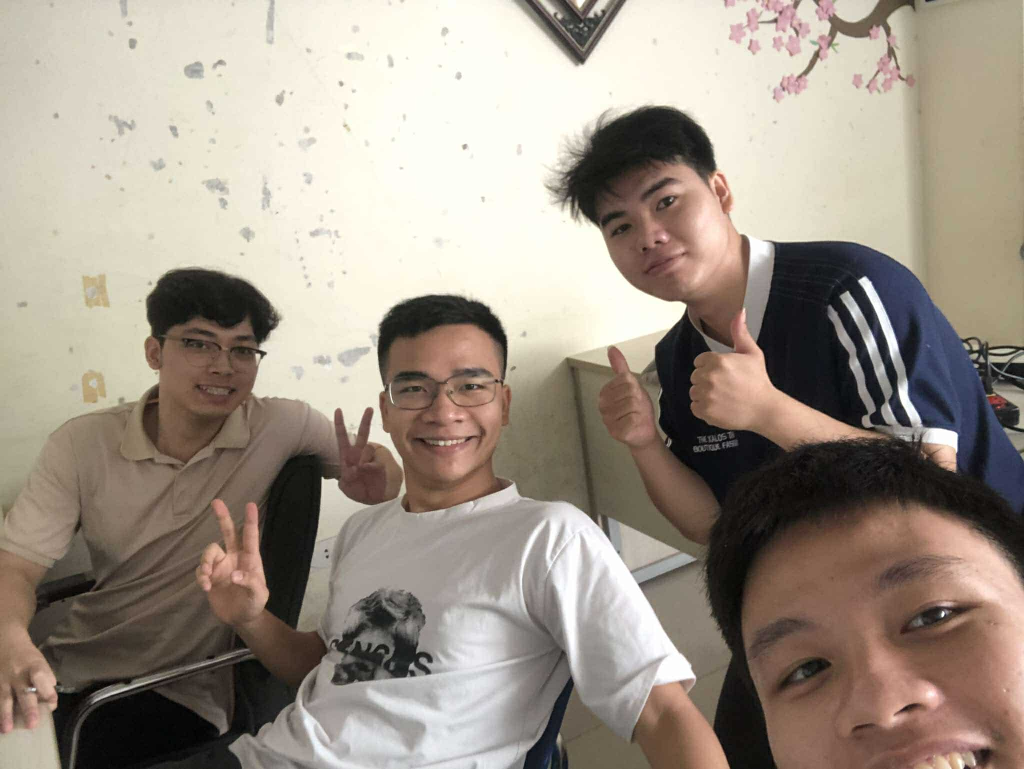
#> input picture Image_augmentation_opencv/data/original/image.jpg, 2048 x 1538 px, found by its file name (shown at 1/2 size)
$ python main.py
#> lines starting #> are read from the running program, lines starting #| are printed output that depends on the picture
### Image_augmentation_opencv/augmentation.py
import random
import cv2
import numpy as np
import random
import matplotlib.pyplot as plt


class Augmentations:
    def __init__(self):
        # Dictionary ánh xạ tên augmentation thành hàm tương ứng
        self.augmentations = {
            'image_Fliped': self.image_Fliped,
            'image_Shifted': self.image_Shifted,
            'image_Rotation': self.image_Rotation,
            'image_Blur': self.image_Blur,
            'image_Resize': self.image_Resize,
            'image_Crop': self.image_Crop
        }

    def apply_augmentation(self, aug, image):
        # Gọi hàm từ dictionary bằng tên chuỗi `aug`
        if aug in self.augmentations:
            return self.augmentations[aug](image)
        else:
            print(f"Augmentation '{aug}' không hợp lệ.")
            return image

    def image_Fliped(self,image:np.ndarray,note = random.randint(-1,1))->np.ndarray:
        '''
        Flip the image horizontally or vertically;

        note = -1 flip along the x, y axis;
        note = 0 flip along the x axis ;
        note = 1 flip along the y axis ;

        input: image (np.ndarray)
        output: image is fliped
        '''
        return cv2.flip(image, note)
    def image_Shifted(self, image):
        '''
        Shift the image by a random x and y amount;

        input: image (np.ndarray)
        output: shifted image'''
        #
        # image = cv2.resize(image,(640,480))
        rows, cols = image.shape[:2]
        tx = random.randint(int(-.25*cols), int(.25*cols))
        ty = random.randint(int(-.25*rows), int(.25*rows))
        M = np.float32([[1, 0, tx], [0, 1, ty]])
        shift_aug_img = cv2.warpAffine(image, M, (cols, rows))

        x, y = max(tx, 0), max(ty, 0)
        w, h = cols - abs(tx), rows - abs(ty)
        shift_aug_img = shift_aug_img[y:y+h, x:x+w]
        shift_aug_img = cv2.resize(shift_aug_img, (cols, rows))
        return shift_aug_img

    def image_Rotation(self,image):
        '''
        Rotate the image by a random degree;

        input: image (np.ndarray)
        output: rotated image'''

        rows, cols = image.shape[:2]
        Cx , Cy = rows, cols #center of rotation
        rand_angle = random.randint(-180,180) #random angle range
        M = cv2.getRotationMatrix2D((Cy//2, Cx//2),rand_angle ,1) #center angle scale
        aug_imgR = cv2.warpAffine(image, M, (cols, rows))  #apply rotation matrix such as previously explained
        return aug_imgR

    def image_Blur(self, image):
        '''
        Apply Gaussian blur to the image;

        input: image (np.ndarray)
        output: blurred image'''

        blur_val = random.randint(5,15) #blur value random
        aug_img = cv2.blur(image,(blur_val, blur_val))
        return aug_img

    def image_Resize(self, image: np.ndarray, interpolation=cv2.INTER_LINEAR) -> np.ndarray:
        '''
        Resize the image to a specified width and height;

        input: image (np.ndarray),
        width (int) : the width of the image,
        height (int) : the height of the image,
        interpolation (int): Interpolation is determined

        output: resized image'''

        cols,rows = image.shape[:2]
        width = random.randint(int(0.8*cols), int(1.2*cols))
        height = random.randint(int(0.8*rows), int(1.2*rows))
        return cv2.resize(image, (width, height), interpolation=interpolation)

    def image_Crop(self,image: np.ndarray, crop_size: int = 100, num_crops :int=5) -> np.ndarray:
        '''
        Crop the image to a specified size;

        input: image (np.ndarray),
        crop_size (int) : the size of the cropped image,
        num_crops (int) : the number of crops

        output: cropped image
        '''
        h, w = image.shape[:2]

        if crop_size > min(h, w):
            raise ValueError("crop_size is greater than image before cropping")

        masked_image = image.copy()

        for _ in range(num_crops):
            x_start = np.random.randint(0, w - crop_size + 1)
            y_start = np.random.randint(0, h - crop_size + 1)

            masked_image[y_start:y_start + crop_size, x_start:x_start + crop_size] = (0, 0, 0)

        return masked_image

### Image_augmentation_opencv/main.py
#import
import cv2
import numpy as np
import random
import matplotlib.pyplot as plt
from  Image_augmentation_opencv.augmentation import Augmentations

if __name__ == "__main__":

    augs_list = ['image_Fliped','image_Shifted','image_Rotation','image_Blur','image_Resize','image_Crop']

    Aug = Augmentations()

    for aug in augs_list:
        image = cv2.imread(r'E:\AI_DEV_LEARN\Image_augmentation_opencv\data\original\image.jpg')
#> image is the input picture: shape (1538, 2048, 3); mean B, G, R 135.1, 147, 157.9
        image = cv2.cvtColor(image,cv2.COLOR_BGR2RGB)

        image_aug = Aug.apply_augmentation(aug, image)
#> in image_Fliped, `return cv2.flip(image, note)`:
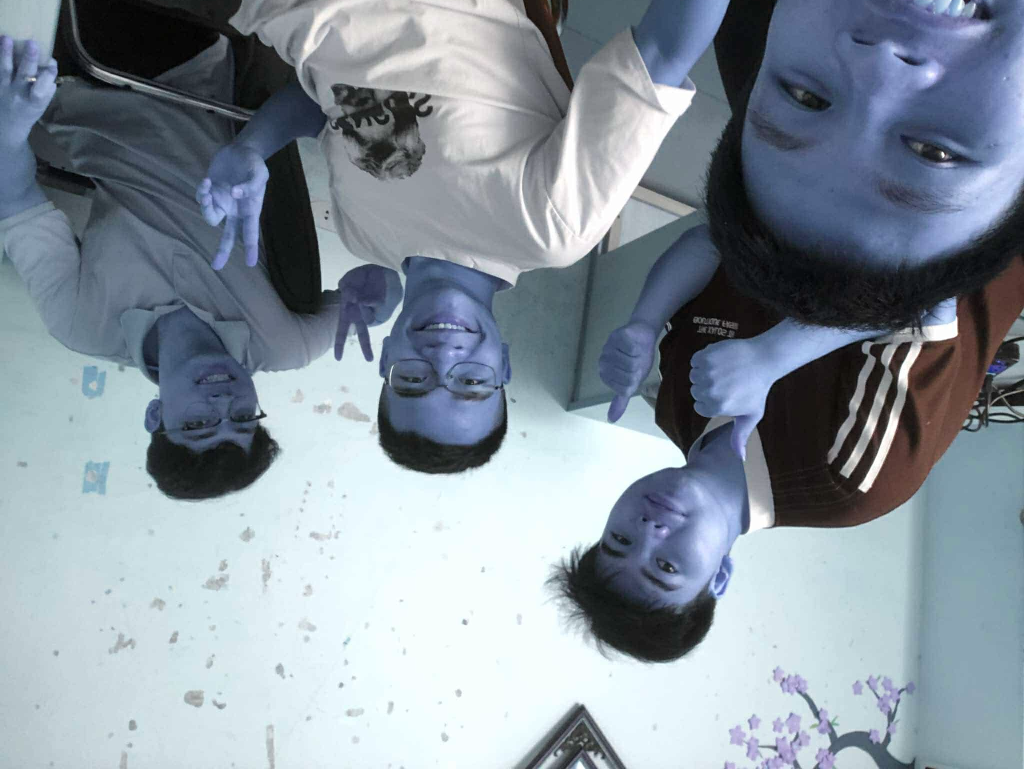
#> returned value: shape (1538, 2048, 3) (shown at 1/2 size); mean of channels 0, 1, 2 157.9, 147, 135.1; drawn as B, G, R

          # Tạo và lưu ảnh
        fig, ax = plt.subplots(ncols=2, sharex=True, figsize=(12, 12))
        ax[0].set_title("Original Image", fontsize=15)
        ax[0].imshow(image)
        ax[0].axis('off')

        ax[1].set_title(f"{aug} Image", fontsize=15)
        ax[1].imshow(image_aug)
        ax[1].axis('off')

        # Lưu ảnh với tên dựa trên augmentation
        plt.savefig(f"Image_augmentation_opencv/data/augmented/{aug}.png", format='png', dpi=300)
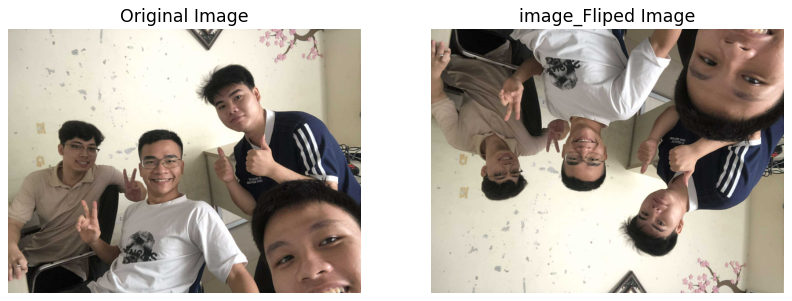
#> figure drawn by matplotlib, 2 panels
        plt.close(fig)  # Đóng hình để tránh hiển thị chồng chéo
